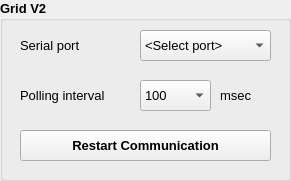
        <widget class="QGroupBox" name="groupBoxGridSetup">
         <property name="geometry">
          <rect>
           <x>10</x>
           <y>10</y>
           <width>291</width>
           <height>181</height>
          </rect>
         </property>
         <property name="font">
          <font>
           <pointsize>10</pointsize>
           <weight>75</weight>
           <bold>true</bold>
          </font>
         </property>
         <property name="title">
          <string>Grid V2</string>
         </property>
         <widget class="QLabel" name="label_13">
          <property name="geometry">
           <rect>
            <x>20</x>
            <y>30</y>
            <width>120</width>
            <height>31</height>
           </rect>
          </property>
          <property name="font">
           <font>
            <pointsize>10</pointsize>
            <weight>50</weight>
            <bold>false</bold>
           </font>
          </property>
          <property name="text">
           <string>Serial port</string>
          </property>
         </widget>
         <widget class="QComboBox" name="comboBoxComPorts">
          <property name="geometry">
           <rect>
            <x>140</x>
            <y>30</y>
            <width>131</width>
            <height>31</height>
           </rect>
          </property>
          <property name="font">
           <font>
            <pointsize>10</pointsize>
            <weight>50</weight>
            <bold>false</bold>
           </font>
          </property>
          <property name="currentText">
           <string>&lt;Select port&gt;</string>
          </property>
          <item>
           <property name="text">
            <string>&lt;Select port&gt;</string>
           </property>
          </item>
         </widget>
         <widget class="QPushButton" name="pushButtonRestart">
          <property name="geometry">
           <rect>
            <x>20</x>
            <y>130</y>
            <width>251</width>
            <height>31</height>
           </rect>
          </property>
          <property name="font">
           <font>
            <pointsize>10</pointsize>
           </font>
          </property>
          <property name="text">
           <string>Restart Communication</string>
          </property>
         </widget>
         <widget class="QLabel" name="label_204">
          <property name="geometry">
           <rect>
            <x>20</x>
            <y>80</y>
            <width>121</width>
            <height>31</height>
           </rect>
          </property>
          <property name="font">
           <font>
            <pointsize>10</pointsize>
            <weight>50</weight>
            <bold>false</bold>
           </font>
          </property>
          <property name="text">
           <string>Polling interval</string>
          </property>
         </widget>
         <widget class="QComboBox" name="comboBoxPolling">
          <property name="geometry">
           <rect>
            <x>140</x>
            <y>80</y>
            <width>71</width>
            <height>31</height>
           </rect>
          </property>
          <property name="font">
           <font>
            <pointsize>10</pointsize>
            <weight>50</weight>
            <bold>false</bold>
           </font>
          </property>
          <item>
           <property name="text">
            <string>100</string>
           </property>
          </item>
          <item>
           <property name="text">
            <string>500</string>
           </property>
          </item>
          <item>
           <property name="text">
            <string>1000</string>
           </property>
          </item>
          <item>
           <property name="text">
            <string>2000</string>
           </property>
          </item>
          <item>
           <property name="text">
            <string>5000</string>
           </property>
          </item>
         </widget>
         <widget class="QLabel" name="label_205">
          <property name="geometry">
           <rect>
            <x>220</x>
            <y>80</y>
            <width>41</width>
            <height>31</height>
           </rect>
          </property>
          <property name="font">
           <font>
            <pointsize>10</pointsize>
            <weight>50</weight>
            <bold>false</bold>
           </font>
          </property>
          <property name="text">
           <string>msec</string>
          </property>
         </widget>
        </widget>
